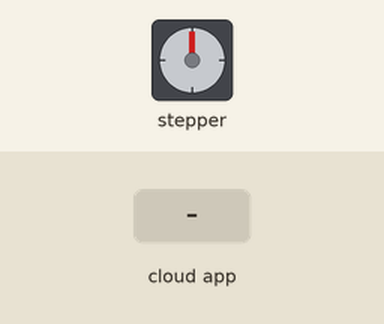
This sketch was run on a simulated ESP32. On the bench: stepper motor. The inputs (shaded band) are chosen by the test bench. WiFi joins after 1.5 s; servers stay silent unless stated; the Firebase database answers and starts empty; stepper angles assume 512 steps per turn; what the sketch prints to the serial monitor is not drawn.

Above: at 2.7 s.
2.8 s: the phone or cloud app sets actualTemp to 1
At 8.31 s:
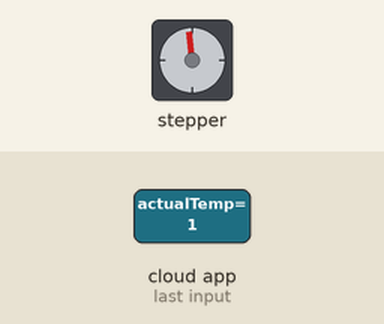
9.7 s: the phone or cloud app sets targetTemp to 1
At 15.41 s:
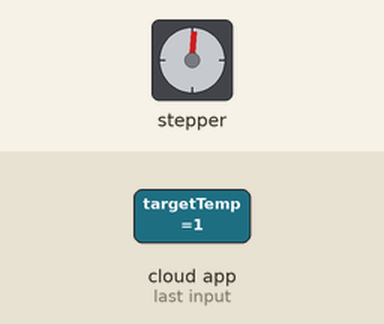
16.6 s: the phone or cloud app sets overrideEnabled to 1
23.5 s: the phone or cloud app sets acOn to 1
At 28.58 s:
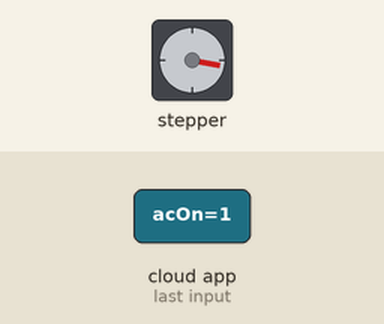
30.4 s: the phone or cloud app sets onOffButton to 1
At 35.68 s:
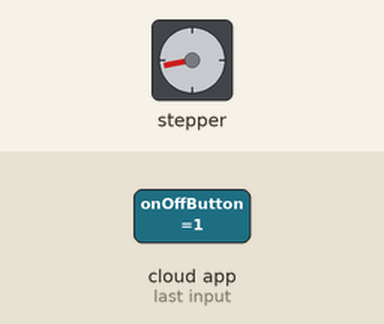
37.3 s: the phone or cloud app sets onOffButton to 0
At 43.1 s:
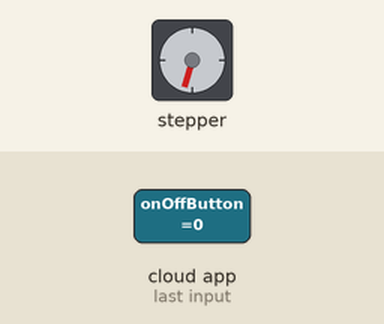
Timing chart, 0 to 45.0 s (numbered marks = the images above; inputs shaded):
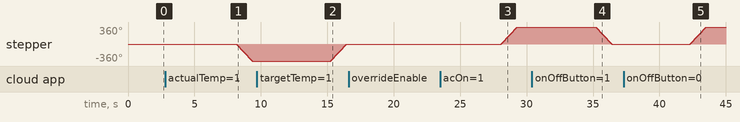

The sketch:

home-automation-motor-controller.ino
```cpp
#include <WiFi.h>
#include <Firebase_ESP_Client.h>
#include <math.h>
#include <Stepper.h>

#include "addons/TokenHelper.h"
#include "addons/RTDBHelper.h"

// Network credentials
#define WIFI_SSID "XXX"
#define WIFI_PASSWORD "XXX"

// Firebase API key
#define API_KEY "XXX"

// RTDB URL
#define DATABASE_URL "XXX"

// Firebase Data object
FirebaseData fbdo;

FirebaseAuth auth;
FirebaseConfig config;

int actualTemp = 0;
int targetTemp = 0;
bool onOffButton = false;
bool overrideEnabled = false;
bool acOn = false;
bool signupOK = false;
const int stepsPerRevolution = 512;

Stepper myStepper = Stepper(stepsPerRevolution, 7, 9, 8, 10);

void setup() {
  // Connect to network
  Serial.begin(115200);
  WiFi.begin(WIFI_SSID, WIFI_PASSWORD);
  Serial.print("Connecting to Wi-Fi");
  while (WiFi.status() != WL_CONNECTED) {
    Serial.print(".");
    delay(300);
  }
  Serial.println();
  Serial.print("Connected to ");
  Serial.println(WIFI_SSID);
  Serial.print("Connected with IP: ");
  Serial.println(WiFi.localIP());
  Serial.println();

  // Assign API key and RTDB URL
  config.api_key = API_KEY;
  config.database_url = DATABASE_URL;

  // Sign up as anonymous user
  if (Firebase.signUp(&config, &auth, "", "")) {
    Serial.println("ok");
    signupOK = true;
  } else {
    Serial.printf("%s\n", config.signer.signupError.message.c_str());
  }

  config.token_status_callback = tokenStatusCallback;

  Firebase.begin(&config, &auth);
  Firebase.reconnectWiFi(true);
}

void loop() {
  readDB();
  checkCondition();

  delay(5000);
}

// Read all variables from Firebase RTDB
void readDB() {
  if (Firebase.ready() && signupOK) {
    if (Firebase.RTDB.getInt(&fbdo, "acParams/actualTemp")) {
      actualTemp = fbdo.to<int>();
      // Serial.print("Actual Temperature: ");
      // Serial.print(actualTemp);
      // Serial.println("°F");
    } else {
      Serial.println("FAILED");
      Serial.println("REASON: " + fbdo.errorReason());
    }

    if (Firebase.RTDB.getInt(&fbdo, "acParams/targetTemp")) {
      targetTemp = fbdo.to<int>();
      // Serial.print("Target Temperature: ");
      // Serial.print(targetTemp);
      // Serial.println("°F");
    } else {
      Serial.println("FAILED");
      Serial.println("REASON: " + fbdo.errorReason());
    }

    if (Firebase.RTDB.getBool(&fbdo, "acParams/onOffButton")) {
      onOffButton = fbdo.to<bool>();
      // Serial.print("onOffButton: ");
      // Serial.println(onOffButton);
    } else {
      Serial.println("FAILED");
      Serial.println("REASON: " + fbdo.errorReason());
    }

    if (Firebase.RTDB.getBool(&fbdo, "acParams/overrideEnabled")) {
      overrideEnabled = fbdo.to<bool>();
      // Serial.print("overrideEnabled: ");
      // Serial.println(overrideEnabled);
    } else {
      Serial.println("FAILED");
      Serial.println("REASON: " + fbdo.errorReason());
    }

    if (Firebase.RTDB.getBool(&fbdo, "acState/acOn")) {
      acOn = fbdo.to<bool>();
      // Serial.print("acOn: ");
      // Serial.println(acOn);
    } else {
      Serial.println("FAILED");
      Serial.println("REASON: " + fbdo.errorReason());
    }
  }
}

void checkCondition() {
  // If override is enabled, ignore all other conditions, else check remaining conditions
  if (overrideEnabled) {
    Serial.println("Override is enabled");
    if (onOffButton && !acOn) {
      turnAcOn();
    } else if (!onOffButton && acOn) {
      turnAcOff();
    }
  } else {
    Serial.println("Override is disabled");
    if (targetTemp < actualTemp && !acOn) {
      turnAcOn();
    } else if (targetTemp >= actualTemp && acOn) {
      turnAcOff();
    }
  }
}

// Turn motor 90 degrees clockwise (knob to right) and write to db
void turnAcOn() {
  Serial.println("Turning AC on");
  acOn = true;

  if (!Firebase.RTDB.setBool(&fbdo, "acState/acOn", acOn)) {
    Serial.println("Failed: " + fbdo.errorReason());
  } else {
    myStepper.setSpeed(50);
    myStepper.step(-stepsPerRevolution);
  }
}

// Turn motor 90 degrees counter-clockwise (knob to left) and write to db
void turnAcOff() {
  Serial.println("Turning AC off");

  acOn = false;

  if (!Firebase.RTDB.setBool(&fbdo, "acState/acOn", acOn)) {
    Serial.println("Failed: " + fbdo.errorReason());
  } else {
    myStepper.setSpeed(50);
    myStepper.step(stepsPerRevolution);
  }
}
```

Measured:
- after the input at 2.8 s, stepper: keeps turning counter-clockwise at about 300°/s, starting after 5.4 s
- after the input at 9.7 s, stepper: keeps turning clockwise at about 300°/s, starting after 5.6 s
- after the input at 16.6 s, every drawn part: stays the same
- after the input at 23.5 s, stepper: turns 360° clockwise in 1.2 s, starting after 4.6 s
- after the input at 30.4 s, stepper: turns 360° counter-clockwise in 1.2 s, starting after 4.8 s
- after the input at 37.3 s, stepper: turns 360° clockwise in 1.2 s, starting after 5.0 s
